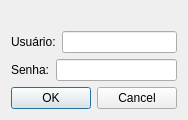
<?xml version="1.0" encoding="UTF-8"?>
<ui version="4.0">
 <class>Login</class>
 <widget class="QDialog" name="Login">
  <property name="geometry">
   <rect>
    <x>0</x>
    <y>0</y>
    <width>193</width>
    <height>264</height>
   </rect>
  </property>
  <property name="windowTitle">
   <string>Login</string>
  </property>
  <property name="windowIcon">
   <iconset>
    <normaloff>IMG/logoblack.png</normaloff>IMG/logoblack.png</iconset>
  </property>
  <layout class="QVBoxLayout" name="verticalLayout">
   <property name="sizeConstraint">
    <enum>QLayout::SetFixedSize</enum>
   </property>
   <item>
    <layout class="QHBoxLayout" name="horizontalLayout_3">
     <item>
      <widget class="QLabel" name="lblogo">
       <property name="maximumSize">
        <size>
         <width>130</width>
         <height>130</height>
        </size>
       </property>
       <property name="layoutDirection">
        <enum>Qt::LeftToRight</enum>
       </property>
       <property name="autoFillBackground">
        <bool>false</bool>
       </property>
       <property name="text">
        <string/>
       </property>
       <property name="pixmap">
        <pixmap>IMG/logoblack.png</pixmap>
       </property>
       <property name="scaledContents">
        <bool>true</bool>
       </property>
       <property name="alignment">
        <set>Qt::AlignCenter</set>
       </property>
      </widget>
     </item>
    </layout>
   </item>
   <item>
    <layout class="QHBoxLayout" name="horizontalLayout">
     <item>
      <widget class="QLabel" name="lbuser">
       <property name="minimumSize">
        <size>
         <width>0</width>
         <height>0</height>
        </size>
       </property>
       <property name="maximumSize">
        <size>
         <width>16777215</width>
         <height>16777215</height>
        </size>
       </property>
       <property name="text">
        <string>Usuário:</string>
       </property>
       <property name="scaledContents">
        <bool>true</bool>
       </property>
       <property name="openExternalLinks">
        <bool>false</bool>
       </property>
      </widget>
     </item>
     <item>
      <widget class="QLineEdit" name="leuser"/>
     </item>
    </layout>
   </item>
   <item>
    <layout class="QHBoxLayout" name="horizontalLayout_2">
     <item>
      <widget class="QLabel" name="lbpass">
       <property name="text">
        <string>Senha:</string>
       </property>
      </widget>
     </item>
     <item>
      <widget class="QLineEdit" name="lepass">
       <property name="echoMode">
        <enum>QLineEdit::Password</enum>
       </property>
      </widget>
     </item>
    </layout>
   </item>
   <item>
    <widget class="QDialogButtonBox" name="buttonBox">
     <property name="orientation">
      <enum>Qt::Horizontal</enum>
     </property>
     <property name="standardButtons">
      <set>QDialogButtonBox::Cancel|QDialogButtonBox::Ok</set>
     </property>
    </widget>
   </item>
  </layout>
 </widget>
 <tabstops>
  <tabstop>leuser</tabstop>
  <tabstop>lepass</tabstop>
 </tabstops>
 <resources/>
 <connections>
  <connection>
   <sender>buttonBox</sender>
   <signal>rejected()</signal>
   <receiver>Login</receiver>
   <slot>reject()</slot>
   <hints>
    <hint type="sourcelabel">
     <x>186</x>
     <y>256</y>
    </hint>
    <hint type="destinationlabel">
     <x>192</x>
     <y>143</y>
    </hint>
   </hints>
  </connection>
 </connections>
</ui>
